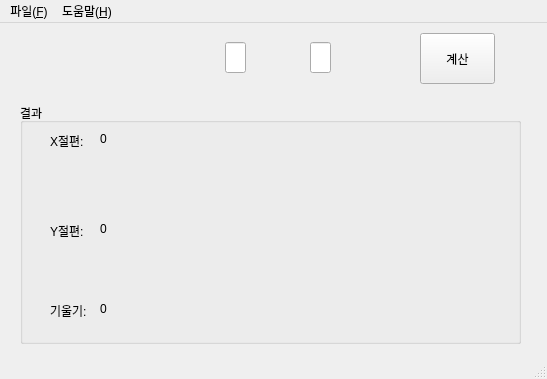
<?xml version="1.0" encoding="UTF-8"?>
<ui version="4.0">
 <class>MainWindow</class>
 <widget class="QMainWindow" name="MainWindow">
  <property name="geometry">
   <rect>
    <x>0</x>
    <y>0</y>
    <width>547</width>
    <height>379</height>
   </rect>
  </property>
  <property name="windowTitle">
   <string>일차함수 계산기</string>
  </property>
  <widget class="QWidget" name="centralwidget">
   <widget class="QLabel" name="label_12">
    <property name="geometry">
     <rect>
      <x>110</x>
      <y>20</y>
      <width>241</width>
      <height>41</height>
     </rect>
    </property>
    <property name="text">
     <string/>
    </property>
    <property name="pixmap">
     <pixmap resource="resource.qrc">:/images/eq_eq.png</pixmap>
    </property>
   </widget>
   <widget class="QPushButton" name="pushButton">
    <property name="geometry">
     <rect>
      <x>420</x>
      <y>10</y>
      <width>75</width>
      <height>51</height>
     </rect>
    </property>
    <property name="text">
     <string>계산</string>
    </property>
   </widget>
   <widget class="QLineEdit" name="int_sangsoohang">
    <property name="geometry">
     <rect>
      <x>310</x>
      <y>19</y>
      <width>21</width>
      <height>31</height>
     </rect>
    </property>
    <property name="font">
     <font>
      <family>Arial</family>
      <pointsize>11</pointsize>
     </font>
    </property>
    <property name="inputMask">
     <string>####</string>
    </property>
   </widget>
   <widget class="QLineEdit" name="int_gaesu">
    <property name="geometry">
     <rect>
      <x>225</x>
      <y>19</y>
      <width>21</width>
      <height>31</height>
     </rect>
    </property>
    <property name="font">
     <font>
      <family>Arial</family>
      <pointsize>11</pointsize>
     </font>
    </property>
    <property name="inputMask">
     <string>####</string>
    </property>
   </widget>
   <widget class="QGroupBox" name="groupBox">
    <property name="geometry">
     <rect>
      <x>20</x>
      <y>80</y>
      <width>501</width>
      <height>241</height>
     </rect>
    </property>
    <property name="title">
     <string>결과</string>
    </property>
    <widget class="QLabel" name="label_7">
     <property name="geometry">
      <rect>
       <x>80</x>
       <y>200</y>
       <width>56</width>
       <height>12</height>
      </rect>
     </property>
     <property name="text">
      <string>0</string>
     </property>
    </widget>
    <widget class="QLabel" name="label_5">
     <property name="geometry">
      <rect>
       <x>80</x>
       <y>30</y>
       <width>56</width>
       <height>12</height>
      </rect>
     </property>
     <property name="text">
      <string>0</string>
     </property>
    </widget>
    <widget class="QLabel" name="label_11">
     <property name="geometry">
      <rect>
       <x>30</x>
       <y>200</y>
       <width>41</width>
       <height>16</height>
      </rect>
     </property>
     <property name="text">
      <string>기울기:</string>
     </property>
    </widget>
    <widget class="QLabel" name="label_6">
     <property name="geometry">
      <rect>
       <x>80</x>
       <y>120</y>
       <width>56</width>
       <height>12</height>
      </rect>
     </property>
     <property name="text">
      <string>0</string>
     </property>
    </widget>
    <widget class="QLabel" name="label_9">
     <property name="geometry">
      <rect>
       <x>30</x>
       <y>120</y>
       <width>41</width>
       <height>16</height>
      </rect>
     </property>
     <property name="text">
      <string>Y절편:</string>
     </property>
    </widget>
    <widget class="QLabel" name="label_13">
     <property name="geometry">
      <rect>
       <x>30</x>
       <y>30</y>
       <width>41</width>
       <height>16</height>
      </rect>
     </property>
     <property name="text">
      <string>X절편:</string>
     </property>
    </widget>
   </widget>
  </widget>
  <widget class="QMenuBar" name="menubar">
   <property name="geometry">
    <rect>
     <x>0</x>
     <y>0</y>
     <width>547</width>
     <height>21</height>
    </rect>
   </property>
   <widget class="QMenu" name="menu_F">
    <property name="title">
     <string>파일(&amp;F)</string>
    </property>
    <addaction name="actionExit_E"/>
   </widget>
   <widget class="QMenu" name="menu_H">
    <property name="title">
     <string>도움말(&amp;H)</string>
    </property>
    <addaction name="actionAbout_A"/>
    <addaction name="actionWho_Made_This_D"/>
   </widget>
   <addaction name="menu_F"/>
   <addaction name="menu_H"/>
  </widget>
  <widget class="QStatusBar" name="statusbar"/>
  <action name="actionExit_E">
   <property name="text">
    <string>Exit(&amp;E)</string>
   </property>
  </action>
  <action name="actionAbout_A">
   <property name="text">
    <string>About(&amp;A)</string>
   </property>
  </action>
  <action name="actionWho_Made_This_D">
   <property name="text">
    <string>Who Made This?(&amp;D)</string>
   </property>
  </action>
  <action name="action_Reset_R">
   <property name="text">
    <string>Reset(&amp;R)</string>
   </property>
  </action>
 </widget>
 <resources>
  <include location="resource.qrc"/>
 </resources>
 <connections>
  <connection>
   <sender>actionExit_E</sender>
   <signal>triggered()</signal>
   <receiver>MainWindow</receiver>
   <slot>close()</slot>
   <hints>
    <hint type="sourcelabel">
     <x>-1</x>
     <y>-1</y>
    </hint>
    <hint type="destinationlabel">
     <x>399</x>
     <y>299</y>
    </hint>
   </hints>
  </connection>
 </connections>
</ui>
